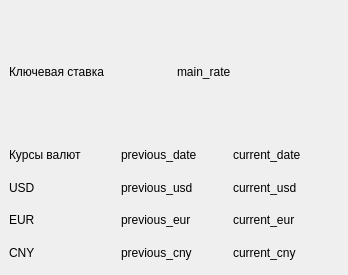
<?xml version="1.0" encoding="UTF-8"?>
<ui version="4.0">
 <class>MainWindow</class>
 <widget class="QMainWindow" name="MainWindow">
  <property name="geometry">
   <rect>
    <x>0</x>
    <y>0</y>
    <width>348</width>
    <height>275</height>
   </rect>
  </property>
  <property name="maximumSize">
   <size>
    <width>800</width>
    <height>800</height>
   </size>
  </property>
  <property name="windowTitle">
   <string>Курсы ЦБ</string>
  </property>
  <widget class="QWidget" name="centralwidget">
   <property name="maximumSize">
    <size>
     <width>800</width>
     <height>800</height>
    </size>
   </property>
   <property name="autoFillBackground">
    <bool>false</bool>
   </property>
   <layout class="QVBoxLayout" name="verticalLayout_2">
    <item>
     <layout class="QHBoxLayout" name="main_rate_layout">
      <item>
       <widget class="QLabel" name="constant_label_0">
        <property name="text">
         <string>Ключевая ставка</string>
        </property>
       </widget>
      </item>
      <item>
       <widget class="QLabel" name="main_rate">
        <property name="text">
         <string>main_rate</string>
        </property>
       </widget>
      </item>
     </layout>
    </item>
    <item>
     <layout class="QVBoxLayout" name="other_rates_layout">
      <item>
       <layout class="QHBoxLayout" name="titles_layout">
        <item>
         <widget class="QLabel" name="constant_label_1">
          <property name="text">
           <string>Курсы валют</string>
          </property>
         </widget>
        </item>
        <item>
         <widget class="QLabel" name="previous_date">
          <property name="text">
           <string>previous_date</string>
          </property>
         </widget>
        </item>
        <item>
         <widget class="QLabel" name="current_date">
          <property name="text">
           <string>current_date</string>
          </property>
         </widget>
        </item>
       </layout>
      </item>
      <item>
       <layout class="QHBoxLayout" name="usd_layout">
        <item>
         <widget class="QLabel" name="constant_label_2">
          <property name="text">
           <string>USD</string>
          </property>
         </widget>
        </item>
        <item>
         <widget class="QLabel" name="previous_usd">
          <property name="text">
           <string>previous_usd</string>
          </property>
         </widget>
        </item>
        <item>
         <widget class="QLabel" name="current_usd">
          <property name="text">
           <string>current_usd</string>
          </property>
         </widget>
        </item>
       </layout>
      </item>
      <item>
       <layout class="QHBoxLayout" name="eur_layout">
        <item>
         <widget class="QLabel" name="constant_label_3">
          <property name="text">
           <string>EUR</string>
          </property>
         </widget>
        </item>
        <item>
         <widget class="QLabel" name="previous_eur">
          <property name="text">
           <string>previous_eur</string>
          </property>
         </widget>
        </item>
        <item>
         <widget class="QLabel" name="current_eur">
          <property name="text">
           <string>current_eur</string>
          </property>
         </widget>
        </item>
       </layout>
      </item>
      <item>
       <layout class="QHBoxLayout" name="cny_layout">
        <item>
         <widget class="QLabel" name="constant_label_4">
          <property name="text">
           <string>CNY</string>
          </property>
         </widget>
        </item>
        <item>
         <widget class="QLabel" name="previous_cny">
          <property name="text">
           <string>previous_cny</string>
          </property>
         </widget>
        </item>
        <item>
         <widget class="QLabel" name="current_cny">
          <property name="text">
           <string>current_cny</string>
          </property>
         </widget>
        </item>
       </layout>
      </item>
     </layout>
    </item>
   </layout>
  </widget>
 </widget>
 <resources/>
 <connections/>
</ui>
